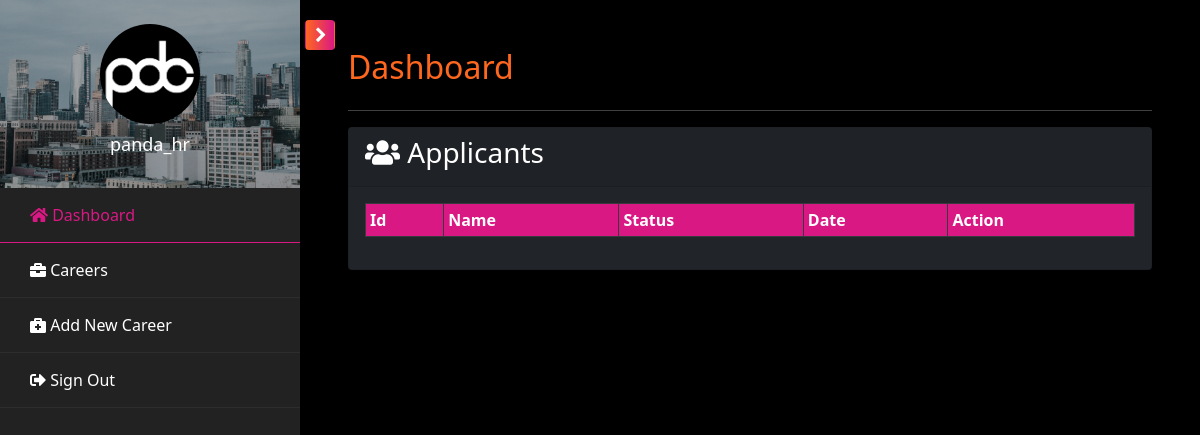
/pages/hr/hr.dashboard.php (signed in), run on an earlier commit of the app's database.
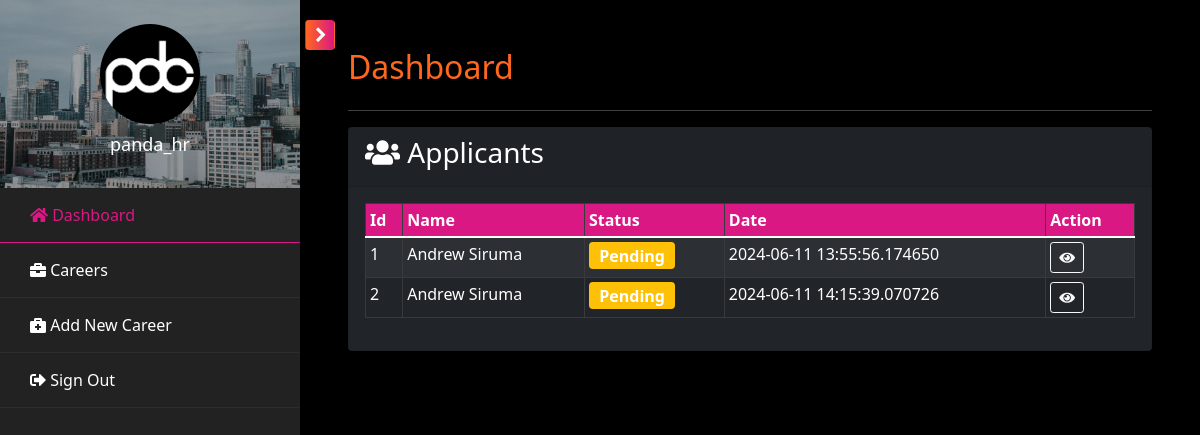
And on a later commit of the database.
### tables this page shows
CREATE TABLE `tbl_applicants` (
  `id` int(100) NOT NULL,
  `fullname` varchar(1000) NOT NULL,
  `email` varchar(100) NOT NULL,
  `contact` varchar(100) NOT NULL,
  `cover` longtext NOT NULL,
  `status` varchar(100) NOT NULL,
  `date_applied` datetime(6) NOT NULL DEFAULT current_timestamp(6),
  `doc` varchar(1000) NOT NULL
);

### pages/hr/hr.dashboard.php (the view, shortened to what this page needs)
<?php include('hr.header.php'); ?>
    <div id="content" class="p-4 p-md-5 pt-5">
        <h2 class="mb-4 text-orange">Dashboard</h2>
        <hr />
        <div class="card bg-dark mb-3">
            <div class="card-header">
                <h3><i class="fas fa-users"></i> Applicants</h3>
            </div>
            <div class="card-body">
                <div class="table-responsive">
                    <table class="table table-bordered table-striped table-dark table-sm w-100" id="applicant_table">
                        <thead>
                            <tr>
                                <th>Id</th>
                                <th>Name</th>
                                <th>Status</th>
                                <th>Date</th>
                                <th>Action</th>
                            </tr>
                        </thead>
                        <tbody>
                            <?php
                                $applicant_qry = mysqli_query($conn, "SELECT * FROM tbl_applicants");
                                while($applicant_row=mysqli_fetch_array($applicant_qry)){
                            ?>
                                <tr>
                                    <td><?php echo $applicant_row["id"]; ?></td>
                                    <td><?php echo $applicant_row["fullname"]; ?></td>
                                    <td>
                                        <span class="badge <?php echo $applicant_row["status"] == 'Pending' ? 'bg-warning' : 'bg-info'; ?>">
                                            <?php echo ucfirst($applicant_row["status"]); ?>
                                        </span>
                                    </td>
                                    <td><?php echo $applicant_row["date_applied"]; ?></td>
                                    <td>
                                        <a class="btn btn-sm btn-outline-light" href="process.status.applicant.php?id=<?php echo $applicant_row['id']; ?>&status=Viewed" title="View"><i class="fas fa-eye"></i></a>
                                    </td>
                                </tr>
                            <?php } ?>
                        </tbody>
                    </table>
                </div>
            </div>
        </div>
    </div>
<?php include('hr.footer.php'); ?>

### pages/hr/hr.header.php (shortened to what this page needs)
<?php
$current_page = basename($_SERVER['PHP_SELF']);
?>
<!DOCTYPE html>
<html lang="en">
    <head>
        <link href="../../assets/vendor/bootstrap/css/bootstrap.min.css" rel="stylesheet">
        <link href="../../assets/vendor/bootstrap-icons/bootstrap-icons.css" rel="stylesheet">
        <link href="../../assets/vendor/fontawesome/css/all.min.css" rel="stylesheet">
        <link href="../../assets/vendor/swiper/swiper-bundle.min.css" rel="stylesheet">
        <link href="../../assets/vendor/datatables/jquery.dataTables.min.css" rel="stylesheet">
        <link rel="stylesheet" href="https://stackpath.bootstrapcdn.com/font-awesome/4.7.0/css/font-awesome.min.css">
        <link href="../../assets/css/main.style.css" rel="stylesheet">
    </head>
    <body>
        <div class="wrapper d-flex align-items-stretch">
            <nav id="sidebar">
                <div class="custom-menu">
                    <button type="button" id="sidebarCollapse" class="btn btn-orange">
                    </button>
                </div>
                <div class="img bg-wrap text-center py-4" style="background-image: url(../../assets/img/wallpaper.jpg);">
                    <div class="user-logo">
                        <div class="img" style="background-image: url(../../assets/img/PDC-square.png);"></div>
                        <h3><?php echo $_SESSION['username']; ?></h3>
                    </div>
                </div>
                <ul class="list-unstyled components mb-5">
                    <li class="<?php echo ($current_page == 'hr.dashboard.php') ? 'active' : ''; ?>">
                        <a href="hr.dashboard.php"><span class="fas fa-home mr-3"></span>&nbsp;Dashboard</a>
                    </li>
                    <li class="<?php echo ($current_page == 'hr.careers.php') ? 'active' : ''; ?>">
                        <a href="hr.careers.php"><span class="fas fa-briefcase mr-3"></span>&nbsp;Careers</a>
                    </li>
                    <li class="<?php echo ($current_page == 'hr.add.career.php') ? 'active' : ''; ?>">
                        <a href="hr.add.career.php"><span class="fas fa-briefcase-medical mr-3"></span>&nbsp;Add New Career</a>
                    </li>
                    <li>
                        <a href="../../includes/logout.php"><span class="fas fa-sign-out-alt mr-3"></span>&nbsp;Sign Out</a>
                    </li>
                </ul>
            </nav>

### pages/hr/hr.footer.php (shortened to what this page needs)
</div>
</body>
</html>

### assets/css/main.style.css (style rules this page uses)
body { background-color: #000; color: #fff; text-align: left; margin: 0; }
.text-orange { color: #FF671F; }
.btn-orange { color: #fff; background-color: #FF671F; border-color: #FF671F; }
.img { background-size: cover; background-repeat: no-repeat; background-position: center center; }
.wrapper { width: 100%; }
#sidebar { min-width: 300px; max-width: 300px; background: #222; color: #fff; -webkit-transition: all 0.3s; -o-transition: all 0.3s; transition: all 0.3s; position: relative; }
#sidebar ul.components { padding: 0; }
#sidebar ul li { font-size: 16px; }
#sidebar ul li a { text-decoration: none; padding: 15px 30px; display: block; color: #fff; border-bottom: 1px solid rgba(255, 255, 255, 0.05); }
#sidebar ul li.active > a { background: transparent; color: #da1884; border-bottom: 1px solid #DA1884; }
#sidebar .custom-menu { display: inline-block; position: absolute; top: 20px; right: 0; margin-right: -35px; -webkit-transition: 0.3s; -o-transition: 0.3s; transition: 0.3s; }
#sidebar .custom-menu .btn.btn-orange { background: linear-gradient(to right, #FF671F, #DA1884); border-color: transparent; position: relative; color: #fff; width: 30px; height: 30px; }
#sidebar .custom-menu .btn.btn-orange:after, #sidebar .custom-menu .btn.btn-orange:before { position: absolute; top: 2px; left: 0; right: 0; bottom: 0; font-family: "FontAwesome"; color: #fff; }
#sidebar .custom-menu .btn.btn-orange:after { content: "\f054"; left: 2px; }
.bg-wrap { width: 100%; position: relative; z-index: 0; }
.bg-wrap:after { z-index: -1; position: absolute; top: 0; left: 0; right: 0; bottom: 0; content: ''; background: #000; opacity: .3; }
.bg-wrap .user-logo .img { width: 100px; height: 100px; border-radius: 50%; margin: 0 auto; margin-bottom: 10px; }
.bg-wrap .user-logo h3 { color: #fff; font-size: 18px; }
#content { width: 100%; padding: 0; min-height: 100vh; -webkit-transition: all 0.3s; -o-transition: all 0.3s; transition: all 0.3s; }
.table-dark { background-color: #222; color: #fff; }
.table-dark .badge { font-size: 1rem; }
.table-dark thead th { background-color: #DA1884; color: #fff; }

What changed in the data, as far as the page shows it:
added tbl_applicants: id "1", fullname "Andrew Siruma", status "Pending", date_applied "2024-06-11 13:55:56.174650"
added tbl_applicants: id "2", fullname "Andrew Siruma", status "Pending", date_applied "2024-06-11 14:15:39.070726"
